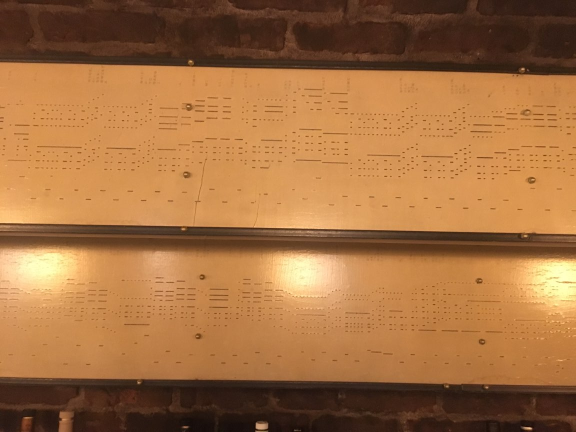
#> input picture IMG/2088.jpg, 1152 x 864 px, found by its file name (shown at 1/2 size)
$ jupyter execute --allow-errors HOW_TO_PIANO_ROLL.ipynb   (shell and % lines are left out)
#> lines starting #> are read from the running program, lines starting #| are printed output that depends on the picture
# How to piano roll

By the end of this notebook, we will be converting images of player piano rolls into MIDI files.

# Humble beginnings

I've got it all figured out.  De-warp (rectify) an image, run some filtering (thresholding and some morphological operators), run connected component analysis and BAM.  Sweet, sweet music.
I should be able to map components directly to notes on the musical staff.  CC analysis yields me the position and dimensions of each component; that's just pitch and duration.  Easy.

Only one big problem: all of this supposes a perfect pinhole camera without that pesky thing known as lens distortion.  Not a huge problem; I can find high-res scans of piano rolls online.  I even have a piece of The Dessert Bar's lighting fixture with which to make my own scans.  I'll have better luck with cleaner data, but I'll need to address distortion and other artifacts if I'm to process images "in the wild".

# Let the experiments begin

[cell 1]
# Open Computer Vision (OpenCV) is our friend.  If it ain't broke ...
import cv2

print("You're rocking OpenCV %s" % (cv2.__version__))

[cell 2]
# 2088.jpg is an image collected "in the wild" by my friend Jeff,
# general manager and sommelier of The Dessert Bar.  We'll use this
# to rough out the warping and filtering processes.
IMGPATH=r'C:\Users\ngvit\Projects\DESSERTBAR\IMG\2088.jpg'
img = cv2.imread(IMGPATH, cv2.IMREAD_GRAYSCALE)
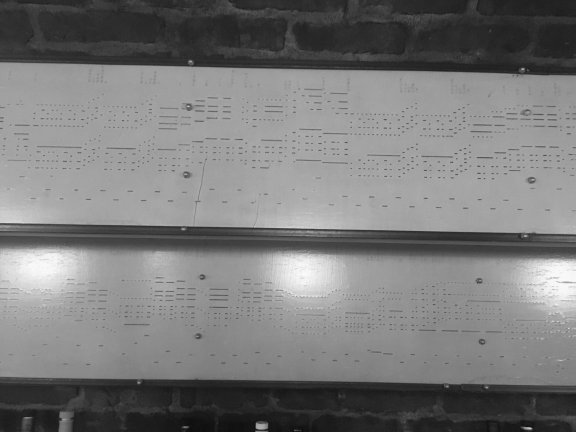
#> img: shape (864, 1152) (shown at 1/2 size); min 10, max 254, mean 121.3
